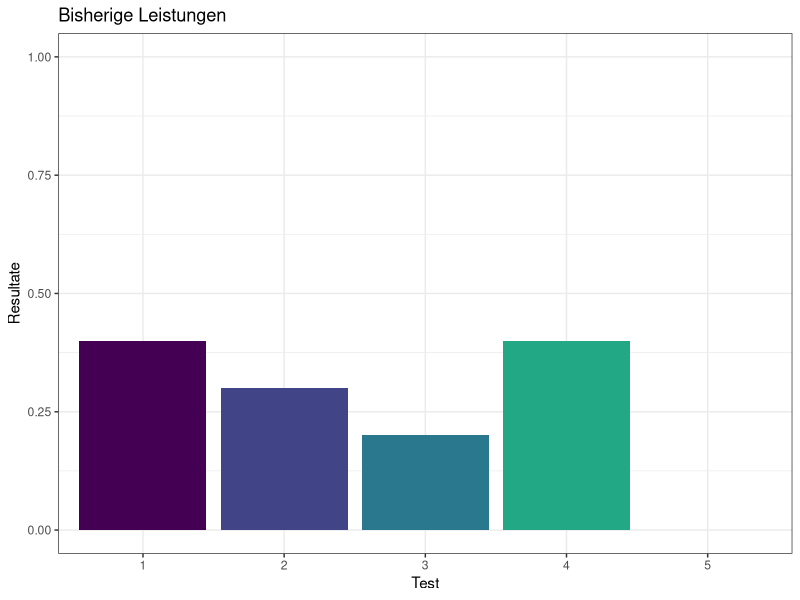

The R source for this figure: (Note: this script raises an error after producing the figure.)
## ---- chunk 1
knitr::opts_chunk$set(echo = TRUE)
library(tidyverse)
## ---- chunk 2
tibble(Test = as_factor(1:5), Resultate = c(4/10, 3/10, 2/10, 4/10, NA)) %>% 
  ggplot(aes(Test, Resultate, fill = Test)) +
  geom_bar(stat = 'identity') +
  scale_fill_viridis_d(end = 0.8) +
  scale_y_continuous(limits = c(0, 1)) +
  theme_bw() +
  theme(legend.position = "none") +
  ggtitle("Bisherige Leistungen")
## ---- chunk 3
answers <- c(1, 1, 1, 1, 0, 1, 1, 1, 1, 1)
## ---- chunk 4
ncorrect <- sum(answers)
nquestions <- length(answers)
prior_ncorrect <- 4 + 3 + 2 +4
prior_nquestions <- 4 * 10
prior_nwrong <- prior_nquestions - prior_ncorrect
## ---- chunk 5
ncorrect <- sum(answers)
## ---- chunk 6
n_points <- 100
theta_grid <- seq(from = 0 , to = 1 , length.out = n_points)
## ---- chunk 7
tibble(theta_grid, prior) %>% 
  ggplot(aes(x = theta_grid, y = prior)) +
  geom_line()
